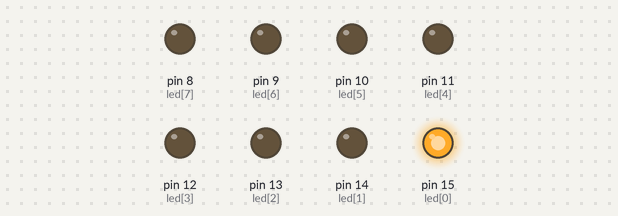
A sketch run on a simulated Arduino Uno, built with avr-gcc and run on an emulated ATmega328P. On the bench: output pins drawn as LEDs (lit = HIGH).

Above: at 0.15 s.
At 5.25 s:
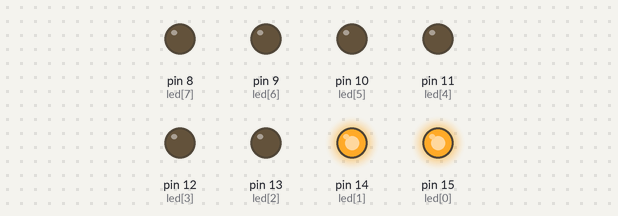
At 10.05 s:
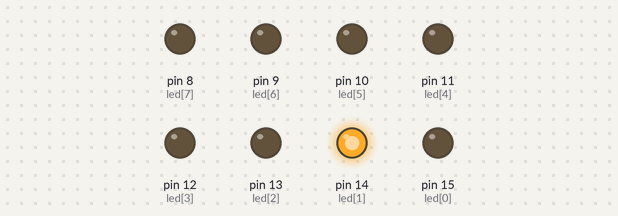
At 19.95 s:
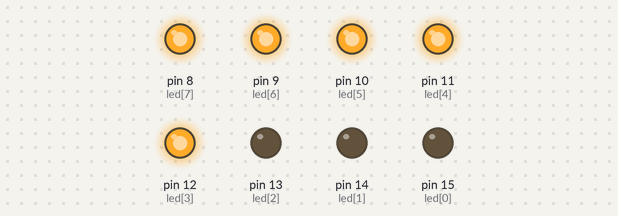
At 29.85 s:
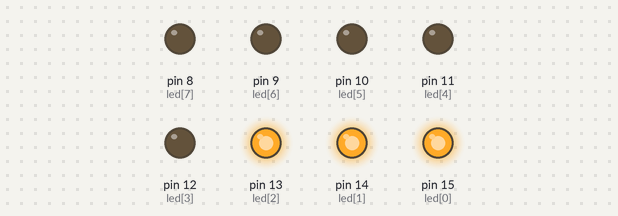
At 39.75 s:
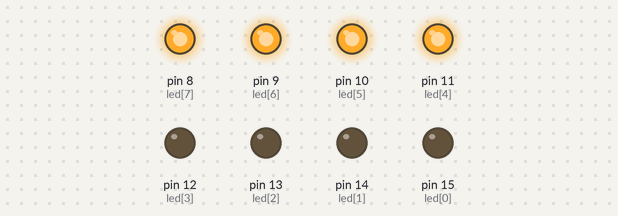
Timing chart, 0 to 40.0 s (numbered marks = the images above):
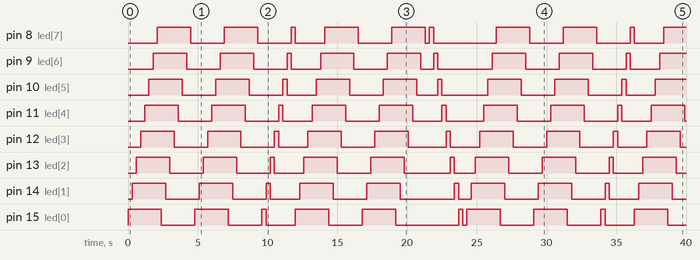

The sketch:

wk1.ino
```cpp
int led[8]={15,14,13,12,11,10,9,8};
void setup() {
for(int i=0;i<8;i++)
{
  pinMode(led[i],OUTPUT);
  }

}

void loop() {
  for(int h=0;h<2;h++)
  {
    for(int j=0;j<8;j++)
    {
      digitalWrite(led[j],HIGH);
      delay(300);
    }
    for(int j=0;j<8;j++)
    {
      digitalWrite(led[j],LOW);
      delay(300);
    }
    }
  for(int j=0;j<8;j++)
    {
      digitalWrite(led[j],HIGH);
      digitalWrite(led[j-1],LOW);
      delay(300);
    }
      digitalWrite(led[7],LOW);
  for(int h=0;h<2;h++)
  {
    for(int j=0;j<8;j++)
    {
      digitalWrite(led[j],HIGH);
      delay(300);
    }
    for(int j=0;j<8;j++)
    {
      digitalWrite(led[j],LOW);
      delay(300);
    }
    }
    for(int j=8;j>=0;j--)
    {
      digitalWrite(led[j-1],HIGH);
      digitalWrite(led[j],LOW);

      delay(300);
    }
      digitalWrite(led[0],LOW);
}
```

Measured:
- by itself, pin 8 (led[7]): LOW → HIGH at 2.1 s, → LOW 2.4 s later, → HIGH 2.4 s later, → LOW 2.4 s later, … (19 changes in this stretch)
- by itself, pin 9 (led[6]): LOW → HIGH at 1.8 s, → LOW 2.4 s later, → HIGH 2.4 s later, → LOW 2.4 s later, … (19 changes in this stretch)
- by itself, pin 10 (led[5]): LOW → HIGH at 1.5 s, → LOW 2.4 s later, → HIGH 2.4 s later, → LOW 2.4 s later, … (19 changes in this stretch)
- by itself, pin 11 (led[4]): LOW → HIGH at 1.2 s, → LOW 2.4 s later, → HIGH 2.4 s later, → LOW 2.4 s later, … (20 changes in this stretch)
- by itself, pin 12 (led[3]): moves between LOW and HIGH, repeating every 12.0 s
- by itself, pin 13 (led[2]): LOW → HIGH at 0.60 s, → LOW 2.4 s later, → HIGH 2.4 s later, → LOW 2.4 s later, … (20 changes in this stretch)
- by itself, pin 14 (led[1]): LOW → HIGH at 0.30 s, → LOW 2.4 s later, → HIGH 2.4 s later, → LOW 2.4 s later, … (20 changes in this stretch)
- by itself, pin 15 (led[0]): LOW → HIGH at 0.00 s, → LOW 2.4 s later, → HIGH 2.4 s later, → LOW 2.4 s later, … (20 changes in this stretch)
